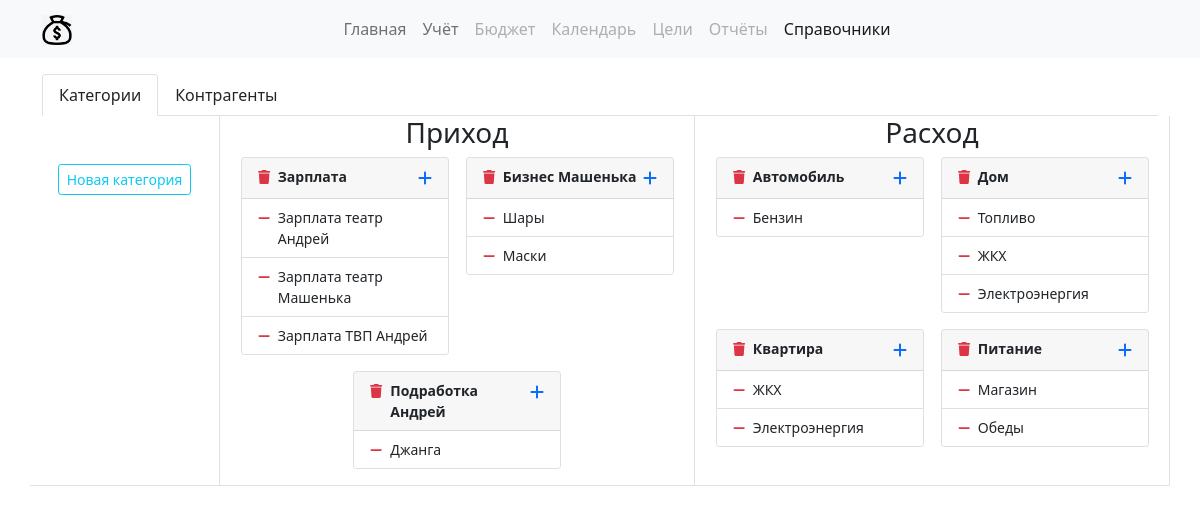
Page /catalog/ on the committed database.
### catalogapp/models.py (models this page shows, shortened)
class CategoryType(models.Model):
    name = models.CharField(max_length=32, verbose_name='Тип категории')
    def get_all_category(self):
        return Category.objects.filter(category_type=self)

class Category(models.Model):
    category_type = models.ForeignKey(CategoryType, on_delete=models.CASCADE, verbose_name='Тип категории')
    name = models.CharField(max_length=64, verbose_name='Название категории')
    def get_all_unit_category(self):
        return CategoryUnit.objects.filter(category=self)

class CategoryUnit(models.Model):
    category = models.ForeignKey(Category, on_delete=models.CASCADE, verbose_name='Категория')
    name = models.CharField(max_length=128, verbose_name='Название')

### catalogapp/views.py (the view)
# urls.py: path('', catalogapp.CatalogMainTemplateView.as_view(), name='main_page'),
class CatalogMainTemplateView(TemplateViewWithMenu):
    template_name = 'catalogapp/main_page.html'
    def get_context_data(self, **kwargs):
        context = super(CatalogMainTemplateView, self).get_context_data()
        context.update({
            'title': 'Категории',
            'category_type_list': CategoryType.objects.all(),
        })
        return context

### common/constants.py (called while the page is built)
    def get_context_data(self, **kwargs):
        context = super(TemplateViewWithMenu, self).get_context_data()
        context.update({
            'account_menu': ACCOUNT_MENU,
            'main_menu': MAIN_MENU,
            'catalog_menu': CATALOG_MENU,
        })
        return context

### templates/catalogapp/main_page.html (shortened to what this page needs)
{% extends 'mainapp/base.html' %}
{% load static %}
{% block content %}
    {% include 'catalogapp/includes/inc_catalog_menu.html' %}
    {% block catalog_content %}
        <div class="row">
            <div class="col-2 border-end border-bottom text-center pb-5">
                <button data-bs-toggle="modal" data-bs-target="#catalogCreateModal" type="button"
                        class="btn btn-outline-info btn-sm mt-5">Новая категория
                </button>
            </div>
            <div class="col-10 border-bottom">
                {% include 'catalogapp/includes/inc_catalog.html' %}
            </div>
        </div>
    {% endblock catalog_content %}
{% endblock content %}

### templates/catalogapp/includes/inc_catalog.html
{% load static %}
<div class="row h-100">
    {% for category_type in category_type_list %}
        <div class="col-6 border-end">
            <h3 class="text-center">{{ category_type.name }}</h3>
            <div class="d-flex flex-wrap justify-content-around align-items-start">
                {% for category in category_type.get_all_category %}
                    <div class="card mb-3" style="width: 13rem;">
                        <div class="card-header d-flex justify-content-between">
                            <div class="small fw-bolder d-flex"><a href="#" data-bs-toggle="modal"
                                                                   data-bs-target="#categoryDeleteModal"
                                                                   data-bs-title="{{ category.name }}"
                                                                   data-bs-href="{% url 'catalogapp:delete_category' category.pk %}"><i
                                    class="fas fa-trash text-danger"></i></a>
                                <div class="ms-2">{{ category.name }}</div>
                            </div>
                            <a data-bs-toggle="modal" data-bs-target="#catalogUnitCreateModal"
                               href="{% url 'catalogapp:create_unit_category' category.pk %}"><i
                                    class="fas fa-plus"></i></a>
                        </div>
                        <ul class="list-group list-group-flush">
                            {% for category_unit in category.get_all_unit_category %}
                                <li class="list-group-item small d-flex"><a href="#" data-bs-toggle="modal"
                                                                            data-bs-target="#categoryUnitDeleteModal"
                                                                            data-bs-title="{{ category_unit.name }}"
                                                                            data-bs-href="{% url 'catalogapp:delete_unit_category' category_unit.pk %}"><i
                                        class="fas fa-minus text-danger"></i></a>
                                    <div class="ms-2">{{ category_unit.name }}</div>
                                </li>
                            {% endfor %}
                        </ul>
                    </div>
                {% endfor %}
            </div>
        </div>
    {% endfor %}
</div>

### rows in the picture
CategoryType: name "Приход"
Category: name "Зарплата"
CategoryUnit: name "Зарплата театр Андрей"
CategoryUnit: name "Зарплата театр Машенька"
CategoryUnit: name "Зарплата ТВП Андрей"
Category: name "Бизнес Машенька"
CategoryUnit: name "Шары"
CategoryUnit: name "Маски"
Category: name "Подработка Андрей"
CategoryUnit: name "Джанга"
CategoryType: name "Расход"
Category: name "Автомобиль"
CategoryUnit: name "Бензин"
Category: name "Дом"
CategoryUnit: name "Топливо"
CategoryUnit: name "ЖКХ"
CategoryUnit: name "Электроэнергия"
Category: name "Квартира"
CategoryUnit: name "ЖКХ"
CategoryUnit: name "Электроэнергия"
Category: name "Питание"
CategoryUnit: name "Магазин"
CategoryUnit: name "Обеды"

### other values in the picture
{{ key }} "Главная" "Учёт" "Бюджет" "Календарь" "Цели" "Отчёты" "Справочники"
{{ menu.1 }} "Категории" "Контрагенты"
